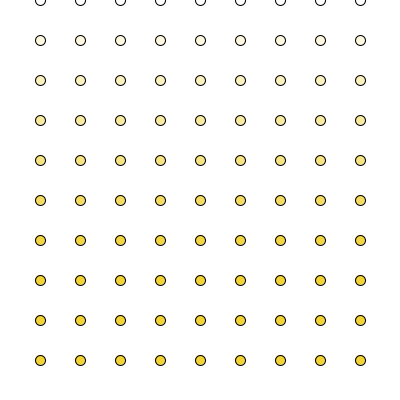
Frame 1 (no input)
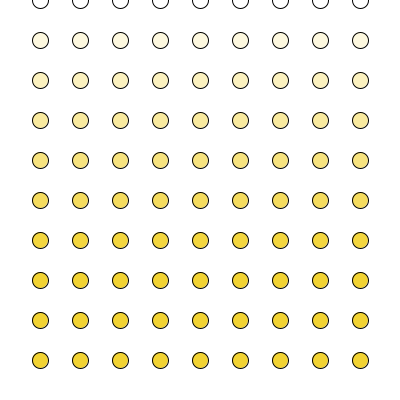
Frame 60 (the mouse pressed at the canvas centre just before this capture)
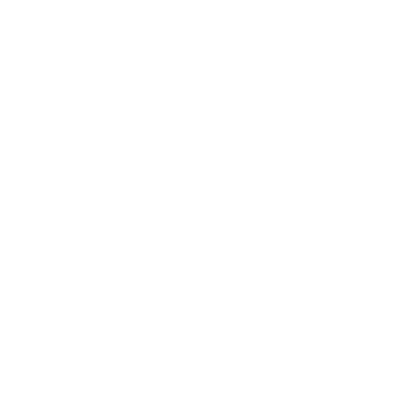
Frame 120 (the mouse held since frame 60 and released just before this capture)

The Processing sketch that drew these frames (run headless with seeded random() and noise(); from frame 60 on, the mouse is pressed at the canvas centre):

// Processing sketch: joaquinc0
// ── joaquinc0.pde
/*
 Universidad del Desarrollo - Facultad de Diseño - Diseño Digital - 6to semestre - Expresión Digital II - 13/09/17
 c0
 Joaquín Domínguez
 
 Descripción: Una grilla manipulable con el mouse hecha a partir de elipses que 
 cambian su tamaño y que al hacer click estas cambian de color y el tamaño se 
 altera radicalmente.
 
 */
 
int x, h, t; //Declarar variables x, h, t
color c1;//Declarar variable de color
int margen; //Declarar variable margen
void setup() { //Inicio del ámbito del sistema
  size(400, 400); // Tamaño del canvas 400 x 400
  margen = 50; // Margen es igual a 50
  x = 10; // x es igual a 10
  h = height; // h es igual al alto del canvas
  c1 = color(#F2D333); //c1 es igual a #F2D333
  noCursor(); //No habrá cursor en el programa
}//Fin del ámbito del sistema

void draw() { //Inicio del ámbito de dibujo

  background(255); // Se dibujará un fondo blanco
  margen = mouseY; // margen es igual al movimiento vertical del mouse
  for (int i = 40; i <= h - 30; i += 40) { //loop que crea elipses horizontalmente

    for (int j = margen; j <= h - 30; j += 40) { //loop que crea elipses verticalmente

      fill(c1, j); // Relleno de c1 con la transparencia de j
      ellipse(i, j, x, x); //elipse en la posición que determinen los loops y de 10 x 10
    }//Fin del loop horizontal
  }//Fin del loop vertical
  
  if (x == 0){ // si x == 0 es verdadero la función se cumple
    t = 0; // t vale 0
  }
  if (x == 10) { // si x == 10 es verdadero la función se cumple
    t += 1; // a t se le suma 1
  }
  if (x == 20) { // so x == 20 es verdadero la función se cumple
    t += -1; // a t se le resta 1
  }

  x += t; // a x sumarle t cada frame
} //Fin del ambito de dibujo

void mousePressed() { // inicio del ambito de hacer click
  if (c1 == color(#B361F7)) { // si c1 == color(#B361F7) la función se cumple
    x = 100; // x ahora vale 100
    c1 = color(#F2D333); // c1 ahora es igual a #F2D333
  } else { // Si lo anterior no se cumple
    c1 = color(#B361F7); //c1 es igual a #B361F7
    x = 20;// x vale 20
  }
}// Fin del ambito de hacer click

void keyPressed() { //Inicio del ambito de presión de botón
  background(255); //Se dibuja un fondo blanco
  if (key == 's') { // Si se presiona la tecla "s" la función se cumple
    println("s"); //Se escribe una línea que diga "s"
    noStroke();//Se deshacen los strokes
  }
  if (key == 'S') { // Si se presiona la tecla "S" la función se cumple
    println("S"); //Se escribe una línea que diga "S"
    stroke(1); // Las figuras ahora tienen stroke de 1px
  }
} // Fin del ambito de presión de botón
